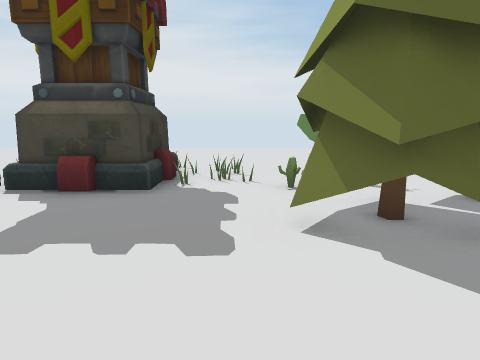
View 1 (above)

13 first-person views from a walk through a scene from a Unity 3-D project. The camera is 1.2 m above the floor, tilts 10° down and sees 75° across. The floor is counted in squares, 1 m on a side. Each view is taken from the middle of a square. On the plan, view 1 faces up. The plan holds only what a view shows up to about 13 squares ahead; the rest is blank. The place goes on beyond the plan. Some animated figures are not drawn.

View 2
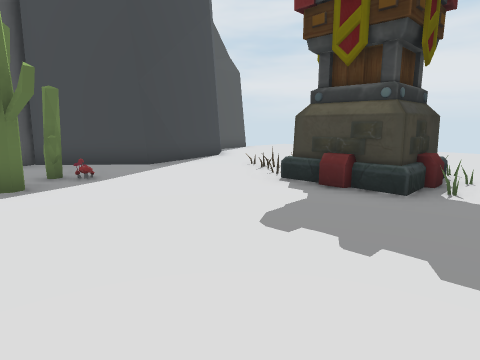

View 3
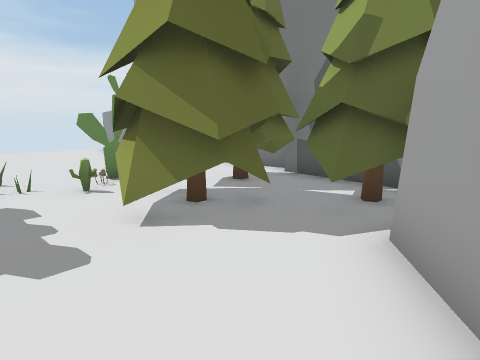

View 4
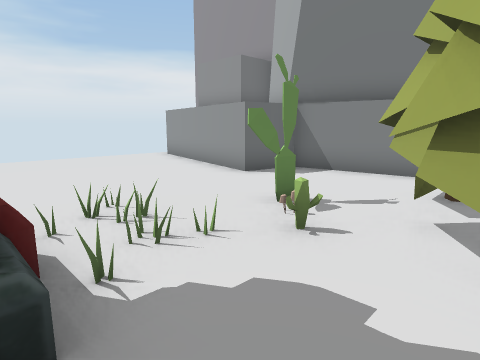

View 5
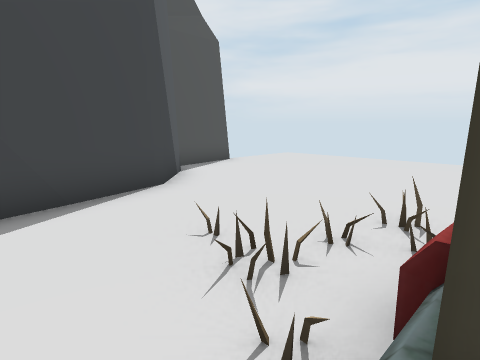

View 6
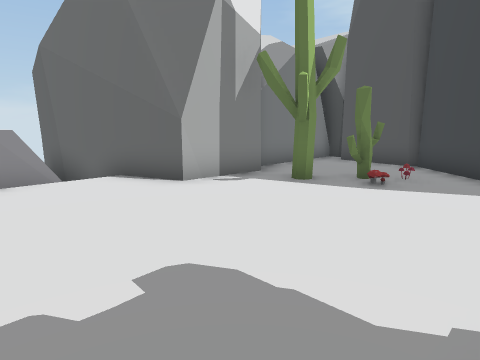

View 7
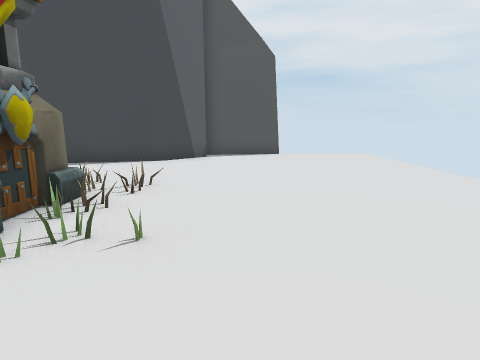

View 8
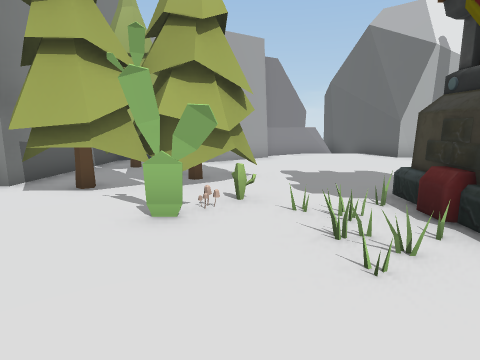

View 9
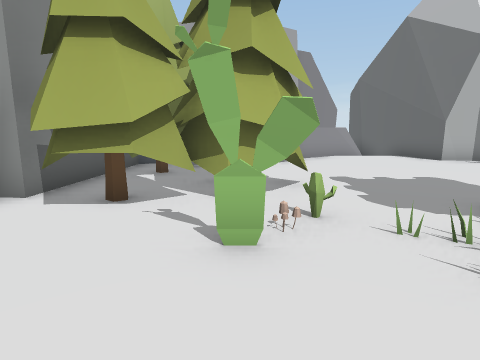

View 10
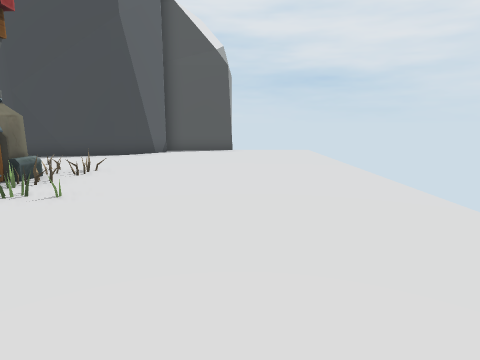

View 11
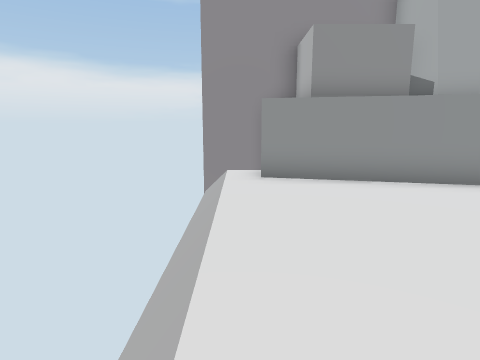

View 12
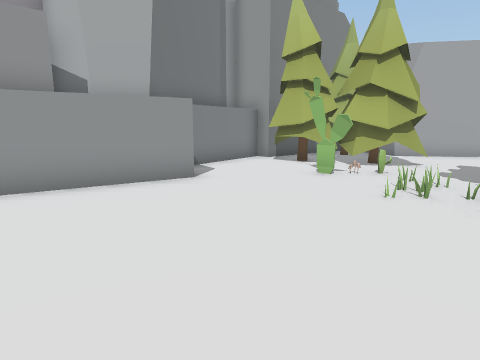

View 13
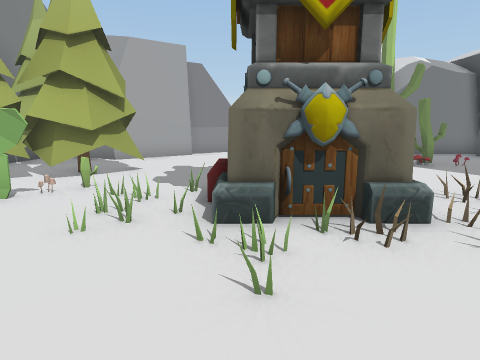

### Floor plan
Points are (right, up) in squares from view 1. A wall is a line through its corners. A room is listed if a view was taken in it or the views show most of it. See-through windows are left out.
Room 1 (views 1, 2, 3, 4, 5, 6, 7, 8, 9, 10, 11, 12, 13)
walls: (-11.1, 9.8) (-9.7, 8.4) (-8.7, 4.8) (-11.1, 2.2); (-0.1, -0.9) (2.4, 1.1); (-7.3, -0.4) (-4.9, -0.6) (-3.5, -4.3); (-12, 11.2) (-11.9, 9.6); (5.4, 3.4) (5.6, 4.9); (6.2, 4.9) (5.5, 9.3) (3.8, 9.7) (5.2, 15.5); (-11, 2) (-11.3, -0.3); (-12.2, 12.6) (-11.8, 10.3); (-3, -3.3) (0.2, -1.2); (-11.9, -1.1) (-7.8, -1)
low walls: (2.4, 1.1) (3.4, 0.6); (5.1, 0.3) (5.3, 1.6)
objects: other object (-9, 3); mushroom (-8, 2); cactus (-7, 1); cactus (-7, 2); tower (-4, 6) to (-2, 8); mushroom (0, 6); pine tree (1, 3) to (2, 5); cactus (1, 6); cactus (1, 7) to (2, 7); pine tree (3, 2) to (5, 3); pine tree (3, 4) to (5, 6)

Positions as (right, up) in squares from view 1, and headings:
1: (0, 0), facing up
2: (0, 0), facing up-left
3: (-1, 0), facing up-right
4: (-2, 4), facing up-right
5: (-4, 5), facing up-left
6: (-1, 5), facing down-left
7: (1, 11), facing left
8: (1, 11), facing down
9: (2, 10), facing down
10: (3, 13), facing left
11: (-2, 16), facing right
12: (-2, 14), facing down-right
13: (-2, 12), facing down
